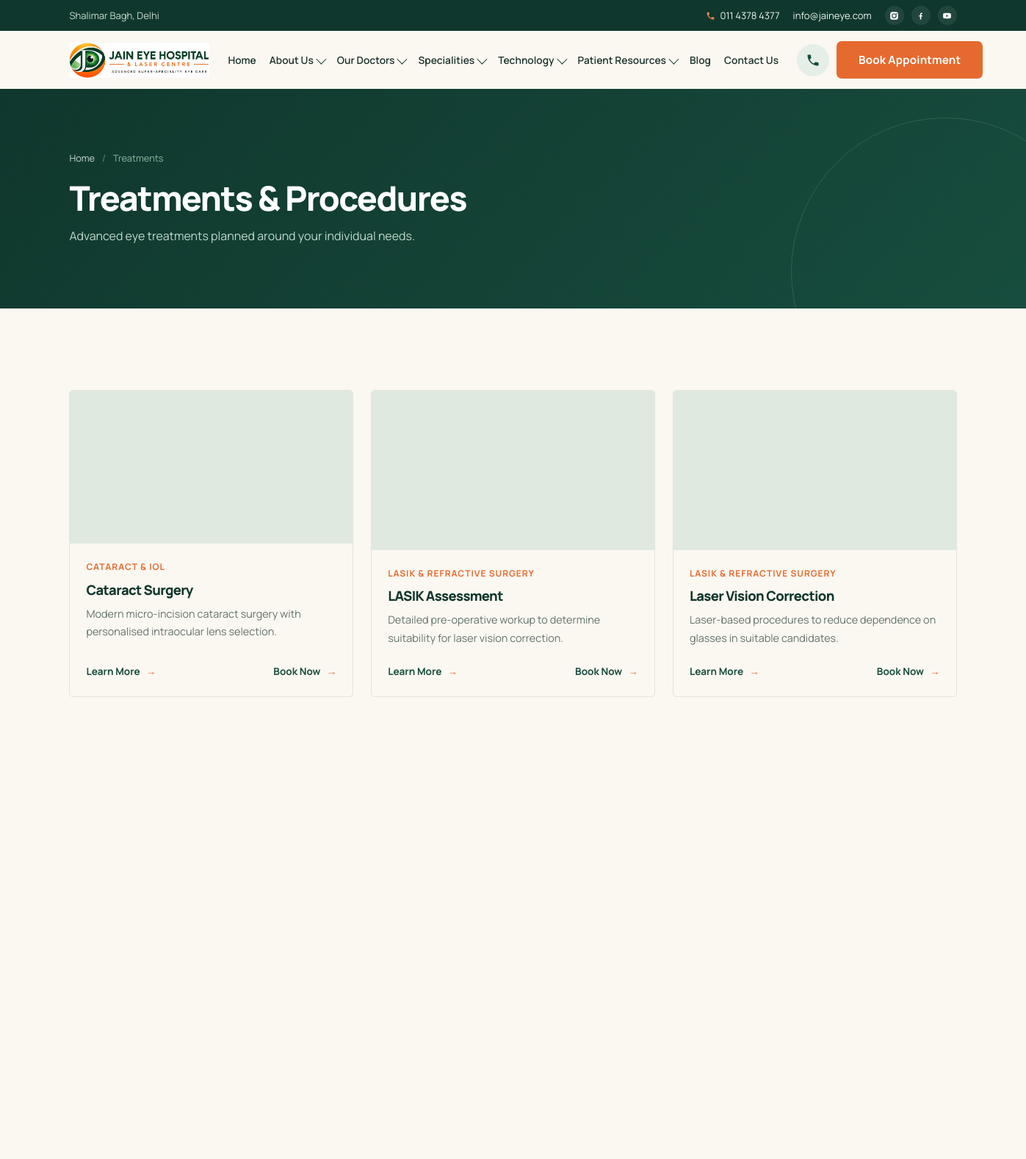
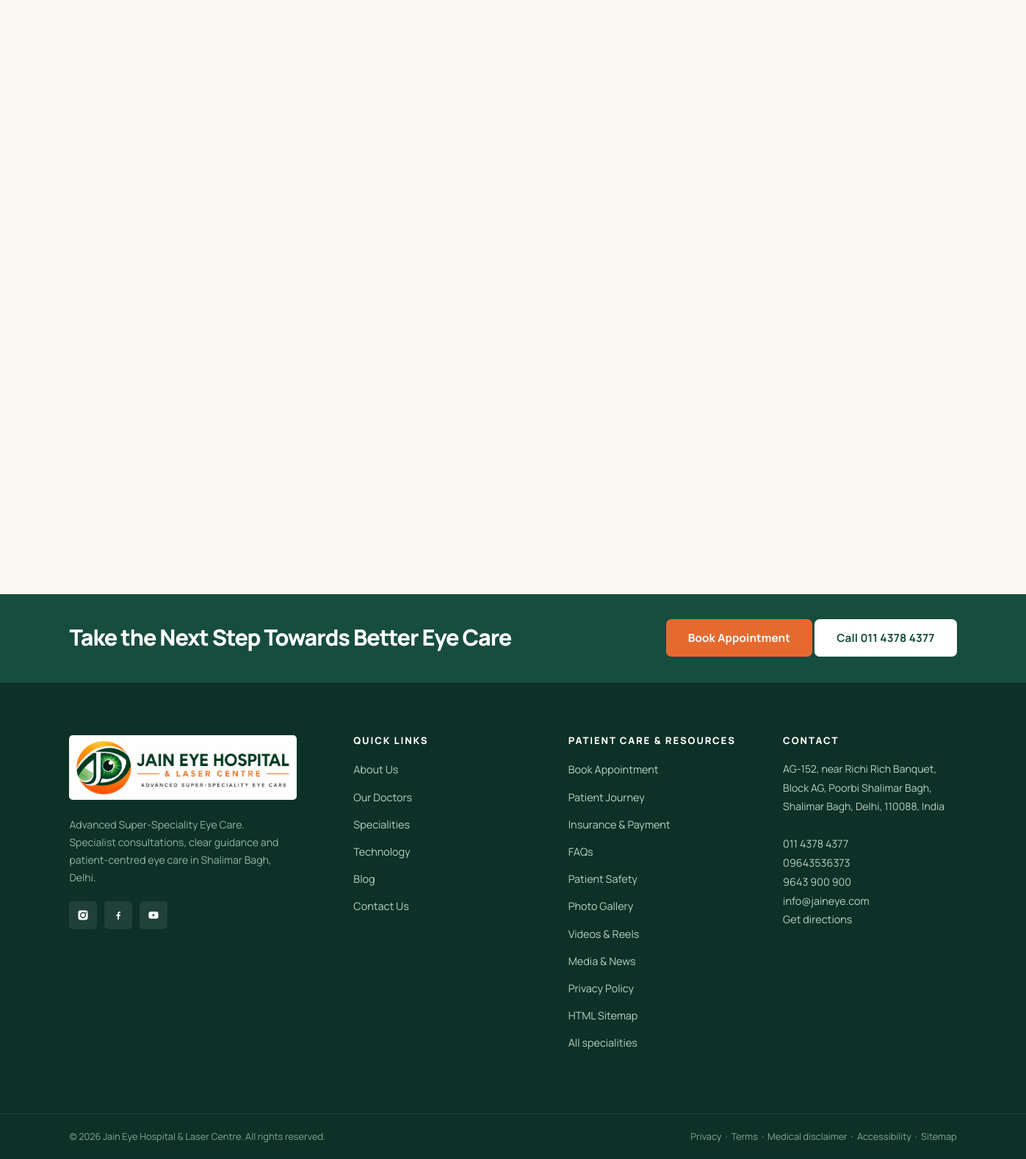
Screenshot of /treatments with the database file from the repository (2 pictures, top to bottom).
### tables this page shows
CREATE TABLE navigation_items (
  id INT UNSIGNED AUTO_INCREMENT PRIMARY KEY,
  parent_id INT UNSIGNED DEFAULT NULL,
  menu_location ENUM('header','footer') NOT NULL DEFAULT 'header',
  label VARCHAR(120) NOT NULL,
  url VARCHAR(255) NOT NULL,
  has_mega TINYINT(1) NOT NULL DEFAULT 0,
  position INT NOT NULL DEFAULT 0,
  is_active TINYINT(1) NOT NULL DEFAULT 1,
  INDEX idx_parent (parent_id)
);

CREATE TABLE treatments (
  id INT UNSIGNED AUTO_INCREMENT PRIMARY KEY,
  speciality_id INT UNSIGNED DEFAULT NULL,
  name VARCHAR(180) NOT NULL,
  slug VARCHAR(200) NOT NULL UNIQUE,
  short_description VARCHAR(400) DEFAULT NULL,
  overview MEDIUMTEXT DEFAULT NULL,
  procedure_text MEDIUMTEXT DEFAULT NULL,
  benefits MEDIUMTEXT DEFAULT NULL,
  recovery MEDIUMTEXT DEFAULT NULL,
  image VARCHAR(255) DEFAULT NULL,
  status ENUM('draft','published') NOT NULL DEFAULT 'published',
  position INT NOT NULL DEFAULT 0,
  created_at TIMESTAMP DEFAULT CURRENT_TIMESTAMP,
  updated_at TIMESTAMP DEFAULT CURRENT_TIMESTAMP ON UPDATE CURRENT_TIMESTAMP,
  CONSTRAINT fk_treat_spec FOREIGN KEY (speciality_id) REFERENCES specialities(id) ON DELETE SET NULL
);

CREATE TABLE specialities (
  id INT UNSIGNED AUTO_INCREMENT PRIMARY KEY,
  name VARCHAR(160) NOT NULL,
  slug VARCHAR(180) NOT NULL UNIQUE,
  category VARCHAR(120) DEFAULT NULL,
  short_description VARCHAR(400) DEFAULT NULL,
  overview MEDIUMTEXT DEFAULT NULL,
  symptoms MEDIUMTEXT DEFAULT NULL,
  conditions MEDIUMTEXT DEFAULT NULL,
  diagnostics MEDIUMTEXT DEFAULT NULL,
  treatments_text MEDIUMTEXT DEFAULT NULL,
  technology_text MEDIUMTEXT DEFAULT NULL,
  what_to_expect MEDIUMTEXT DEFAULT NULL,
  recovery MEDIUMTEXT DEFAULT NULL,
  image VARCHAR(255) DEFAULT NULL,
  icon VARCHAR(80) DEFAULT NULL,
  is_featured TINYINT(1) NOT NULL DEFAULT 0,
  status ENUM('draft','published') NOT NULL DEFAULT 'published',
  position INT NOT NULL DEFAULT 0,
  created_at TIMESTAMP DEFAULT CURRENT_TIMESTAMP,
  updated_at TIMESTAMP DEFAULT CURRENT_TIMESTAMP ON UPDATE CURRENT_TIMESTAMP,
  INDEX idx_status (status)
);

CREATE TABLE footer_links (
  id INT UNSIGNED AUTO_INCREMENT PRIMARY KEY,
  column_group VARCHAR(60) NOT NULL DEFAULT 'Quick Links',
  label VARCHAR(120) NOT NULL,
  url VARCHAR(255) NOT NULL,
  position INT NOT NULL DEFAULT 0,
  is_active TINYINT(1) NOT NULL DEFAULT 1
);

### includes/db.php (called while the page is built, shortened)
<?php
function db(): PDO
{
    static $pdo = null;
    if ($pdo instanceof PDO) {
        return $pdo;
    }
    $dsn = 'mysql:host=' . DB_HOST . ';dbname=' . DB_NAME . ';charset=' . DB_CHARSET;
    try {
        $pdo = new PDO($dsn, DB_USER, DB_PASS, [
            PDO::ATTR_ERRMODE            => PDO::ERRMODE_EXCEPTION,
            PDO::ATTR_DEFAULT_FETCH_MODE => PDO::FETCH_ASSOC,
            PDO::ATTR_EMULATE_PREPARES   => false,
        ]);
    } catch (PDOException $e) {
        error_log('DB connection failed: ' . $e->getMessage());
        http_response_code(503);
        exit('Service temporarily unavailable. Please try again later.');
    }
    return $pdo;
}
function db_all(string $sql, array $params = []): array
{
    $stmt = db()->prepare($sql);
    $stmt->execute($params);
    return $stmt->fetchAll();
}

### pages/treatments.php (the view, shortened to what this page needs)
<?php
$treatments = db_all("SELECT t.*, s.name AS spec_name, s.slug AS spec_slug FROM treatments t LEFT JOIN specialities s ON s.id=t.speciality_id WHERE t.status='published' ORDER BY t.position");
require __DIR__ . '/../includes/header.php';
?>
<section class="page-hero">
  <div class="container">
    <nav class="breadcrumb" aria-label="Breadcrumb"><a href="<?= url('/') ?>">Home</a><span class="sep">/</span><span>Treatments</span></nav>
    <h1>Treatments &amp; Procedures</h1>
    <p>Advanced eye treatments planned around your individual needs.</p>
  </div>
</section>
<section class="section">
  <div class="container">
    <div class="cards">
      <?php foreach ($treatments as $t): ?>
      <article class="service-card reveal">
        <div class="service-card__img<?= $t['slug'] === 'cataract-surgery' ? ' service-card__img--wide' : '' ?>"><?= image_or_placeholder($t['image'], '', $t['name']) ?></div>
        <div class="service-card__body">
          <?php if ($t['spec_name']): ?><span style="font-size:.75rem;font-weight:700;color:var(--orange);text-transform:uppercase;letter-spacing:.08em"><?= e($t['spec_name']) ?></span><?php endif; ?>
          <h3><?= e($t['name']) ?></h3>
          <p><?= e($t['short_description']) ?></p>
          <div class="service-card__actions">
            <a class="link-arrow" href="<?= url('treatments/' . $t['slug']) ?>">Learn More</a>
            <a class="link-arrow" href="<?= url('book-appointment') ?>">Book Now</a>
          </div>
        </div>
      </article>
      <?php endforeach; ?>
    </div>
  </div>
</section>
<?php require __DIR__ . '/../includes/footer.php'; ?>

### includes/header.php (shortened to what this page needs)
<?php
$nav = nav_tree();
?>
<!DOCTYPE html>
<html lang="en">
<head>
<link rel="stylesheet" href="<?= e(asset('css/style.css') . '?v=' . filemtime(__DIR__ . '/../assets/css/style.css')) ?>">
</head>
<body>
<div class="utility-bar">
  <div class="container">
    <span class="utility-bar__left"><?= e(SITE_AREA) ?></span>
    <div class="utility-bar__right">
      <a href="tel:+911143784377">
        <svg class="icon" viewBox="0 0 24 24"><path d="M6.6 10.8c1.4 2.8 3.8 5.2 6.6 6.6l2.2-2.2c.3-.3.7-.4 1-.2 1.2.4 2.4.6 3.7.6.6 0 1 .4 1 1V20c0 .6-.4 1-1 1C10.6 21 3 13.4 3 4c0-.6.4-1 1-1h3.5c.6 0 1 .4 1 1 0 1.3.2 2.5.6 3.7.1.3 0 .7-.2 1l-2.3 2.1z"/></svg>
        <?= e(SITE_PHONE_1) ?></a>
      <a href="mailto:<?= e(SITE_EMAIL) ?>"><?= e(SITE_EMAIL) ?></a>
      <span class="utility-bar__social">
        <a href="<?= e(SITE_INSTAGRAM) ?>" target="_blank" rel="noopener" aria-label="Instagram"></a>
        <a href="<?= e(SITE_FACEBOOK) ?>" target="_blank" rel="noopener" aria-label="Facebook"><svg viewBox="0 0 24 24"><path d="M13.5 21v-7h2.4l.4-3h-2.8V9.1c0-.9.3-1.5 1.6-1.5h1.3V4.9c-.3 0-1.1-.1-2.1-.1-2.1 0-3.6 1.3-3.6 3.7V11H8.2v3h2.5v7h2.8z"/></svg></a>
        <a href="<?= e(SITE_YOUTUBE) ?>" target="_blank" rel="noopener" aria-label="YouTube"><svg viewBox="0 0 24 24"><path d="M21.6 7.2a2.5 2.5 0 0 0-1.8-1.8C18.2 5 12 5 12 5s-6.2 0-7.8.4A2.5 2.5 0 0 0 2.4 7.2 26 26 0 0 0 2 12a26 26 0 0 0 .4 4.8 2.5 2.5 0 0 0 1.8 1.8c1.6.4 7.8.4 7.8.4s6.2 0 7.8-.4a2.5 2.5 0 0 0 1.8-1.8A26 26 0 0 0 22 12a26 26 0 0 0-.4-4.8zM10 15V9l5.2 3L10 15z"/></svg></a>
      </span>
    </div>
  </div>
</div>
<header class="site-header">
  <div class="container">
    <nav class="nav" aria-label="Main navigation">
      <a class="nav__logo" href="<?= url('/') ?>" aria-label="<?= e(SITE_NAME) ?> - Home">
        <img src="<?= asset('img/logo-official.webp') ?>" alt="<?= e(SITE_NAME) ?> — <?= e(SITE_TAGLINE) ?>" width="256" height="64">
      </a>
      <ul class="nav__menu">
        <?php foreach ($nav['top'] as $item):
          $children = $nav['children'][$item['id']] ?? [];
          $mega = $item['mega'] ?? [];
          $hasSub = $children || $mega;
        ?>
        <li class="nav__item<?= $hasSub ? ' nav__item--has-sub' : '' ?>">
          <a class="nav__link" href="<?= url(ltrim($item['url'], '/')) ?>"
             <?php if ($hasSub): ?>aria-haspopup="true" aria-expanded="false"<?php endif; ?>>
            <?= e($item['label']) ?><?php if ($hasSub): ?><span class="caret" aria-hidden="true"></span><?php endif; ?>
          </a>
        </li>
        <?php endforeach; ?>
      </ul>
      <div class="nav__cta">
        <a class="nav__call" href="tel:+911143784377" aria-label="Call <?= e(SITE_PHONE_1) ?>">
          <svg viewBox="0 0 24 24"><path d="M6.6 10.8c1.4 2.8 3.8 5.2 6.6 6.6l2.2-2.2c.3-.3.7-.4 1-.2 1.2.4 2.4.6 3.7.6.6 0 1 .4 1 1V20c0 .6-.4 1-1 1C10.6 21 3 13.4 3 4c0-.6.4-1 1-1h3.5c.6 0 1 .4 1 1 0 1.3.2 2.5.6 3.7.1.3 0 .7-.2 1l-2.3 2.1z"/></svg>
        </a>
        <a class="btn btn--primary" href="<?= url('book-appointment') ?>">Book Appointment</a>
      </div>
    </nav>
  </div>
</header>
<main id="main">

### includes/functions.php (shortened to what this page needs)
<?php
function e(?string $value): string
{
    return htmlspecialchars((string)$value, ENT_QUOTES, 'UTF-8');
}
function url(string $path = ''): string
{
    $scriptDir = str_replace('\\', '/', dirname($_SERVER['SCRIPT_NAME'] ?? '/'));
    $base = rtrim($scriptDir, '/');
    return $base . '/' . ltrim($path, '/');
}
function asset(string $path): string
{
    return url('assets/' . ltrim($path, '/'));
}
function setting(string $key, string $default = ''): string
{
    static $settings = null;
    if ($settings === null) {
        $settings = [];
        foreach (db_all("SELECT setting_key, setting_value FROM site_settings") as $row) {
            $settings[$row['setting_key']] = $row['setting_value'];
        }
    }
    return $settings[$key] ?? $default;
}
function image_or_placeholder(?string $path, string $class = '', string $alt = '', bool $lazy = true): string
{
    $path = trim((string)$path);
    $src = str_starts_with($path, 'assets/') ? url($path) : uploads_url($path);
    $loading = $lazy ? ' loading="lazy" decoding="async"' : ' fetchpriority="high"';
    return '<img src="' . e($src) . '" alt="' . e($alt) . '"' . ($class ? ' class="' . e($class) . '"' : '') . $loading . '>';
}
function nav_tree(): array
{
    $items = db_all(
        "SELECT * FROM navigation_items
         WHERE is_active = 1 AND menu_location = 'header'
         ORDER BY parent_id, position"
    );
    $tree = ['top' => [], 'children' => []];
    foreach ($items as $item) {
        if ($item['parent_id']) {
            $tree['children'][$item['parent_id']][] = $item;
        } else {
            $tree['top'][] = $item;
        }
    }
    foreach ($tree['top'] as &$top) {
        if ((int)$top['has_mega'] === 1) {
            $cols = db_all(
                "SELECT * FROM mega_menu_columns WHERE nav_item_id = ? AND is_active = 1 ORDER BY position",
                [$top['id']]
            );
        }
    }
    return $tree;
}
function footer_columns(): array
{
    $rows = db_all("SELECT * FROM footer_links WHERE is_active = 1 ORDER BY column_group, position");
    $cols = [];
    foreach ($rows as $row) {
        $cols[$row['column_group']][] = $row;
    }
    return $cols;
}

### includes/footer.php (shortened to what this page needs)
<?php
$footer_cols = footer_columns();
$quick_links = $footer_cols['Quick Links'] ?? [];
$patient_resource_links = array_merge($footer_cols['Patient Care'] ?? [], $footer_cols['Resources'] ?? []);
?>
</main>
<footer class="site-footer">
  <div class="footer-cta">
    <div class="container">
      <h2><?= e(setting('final_headline', 'Take the Next Step Towards Better Eye Care')) ?></h2>
      <div class="btn-row">
        <a class="btn btn--primary" href="<?= url('book-appointment') ?>">Book Appointment</a>
        <a class="btn btn--light" href="tel:+911143784377">Call <?= e(SITE_PHONE_1) ?></a>
      </div>
    </div>
  </div>
  <div class="footer-main">
    <div class="container footer-grid">
      <div class="footer-brand">
        <a class="footer-brand__logo" href="<?= url('/') ?>" aria-label="<?= e(SITE_NAME) ?> home">
          <img src="<?= asset('img/logo-official.webp') ?>" alt="<?= e(SITE_NAME) ?> — <?= e(SITE_TAGLINE) ?>">
        </a>
        <p><?= e(SITE_TAGLINE) ?>. Specialist consultations, clear guidance and patient-centred eye care in <?= e(SITE_AREA) ?>.</p>
        <div class="footer-social">
          <a href="<?= e(SITE_INSTAGRAM) ?>" target="_blank" rel="noopener" aria-label="Instagram"></a>
          <a href="<?= e(SITE_FACEBOOK) ?>" target="_blank" rel="noopener" aria-label="Facebook"><svg viewBox="0 0 24 24"><path d="M13.5 21v-7h2.4l.4-3h-2.8V9.1c0-.9.3-1.5 1.6-1.5h1.3V4.9c-.3 0-1.1-.1-2.1-.1-2.1 0-3.6 1.3-3.6 3.7V11H8.2v3h2.5v7h2.8z"/></svg></a>
          <a href="<?= e(SITE_YOUTUBE) ?>" target="_blank" rel="noopener" aria-label="YouTube"><svg viewBox="0 0 24 24"><path d="M21.6 7.2a2.5 2.5 0 0 0-1.8-1.8C18.2 5 12 5 12 5s-6.2 0-7.8.4A2.5 2.5 0 0 0 2.4 7.2 26 26 0 0 0 2 12a26 26 0 0 0 .4 4.8 2.5 2.5 0 0 0 1.8 1.8c1.6.4 7.8.4 7.8.4s6.2 0 7.8-.4a2.5 2.5 0 0 0 1.8-1.8A26 26 0 0 0 22 12a26 26 0 0 0-.4-4.8zM10 15V9l5.2 3L10 15z"/></svg></a>
        </div>
      </div>
      <div class="footer-col">
        <h4>Quick Links</h4>
        <ul>
          <?php foreach ($quick_links as $link): ?>
          <li><a href="<?= url(ltrim($link['url'], '/')) ?>"><?= e($link['label']) ?></a></li>
          <?php endforeach; ?>
        </ul>
      </div>
      <div class="footer-col">
        <h4>Patient Care &amp; Resources</h4>
        <ul>
          <?php foreach ($patient_resource_links as $link): ?>
          <li><a href="<?= url(ltrim($link['url'], '/')) ?>"><?= e($link['label']) ?></a></li>
          <?php endforeach; ?>
          <li><a href="<?= url('specialities') ?>">All specialities</a></li>
        </ul>
      </div>
      <div class="footer-col">
        <h4>Contact</h4>
        <address>
          <?= e(SITE_ADDRESS) ?><br><br>
          <a href="tel:+911143784377"><?= e(SITE_PHONE_1) ?></a><br>
          <a href="tel:+919643536373"><?= e(SITE_PHONE_2) ?></a><br>
          <a href="tel:+919643900900"><?= e(SITE_PHONE_3) ?></a><br>
          <a href="mailto:<?= e(SITE_EMAIL) ?>"><?= e(SITE_EMAIL) ?></a>
          <p><a href="<?= e(SITE_MAPS_URL) ?>" target="_blank" rel="noopener">Get directions</a></p>
        </address>
      </div>
    </div>
  </div>
  <div class="footer-bottom">
    <div class="container">
      <span>&copy; <?= date('Y') ?> <?= e(SITE_NAME) ?>. All rights reserved.</span>
      <span>
        <a href="<?= url('privacy-policy') ?>" style="color:#7FA894">Privacy</a> &nbsp;·&nbsp;
        <a href="<?= url('terms-and-conditions') ?>" style="color:#7FA894">Terms</a> &nbsp;·&nbsp;
        <a href="<?= url('medical-disclaimer') ?>" style="color:#7FA894">Medical disclaimer</a> &nbsp;·&nbsp;
        <a href="<?= url('accessibility') ?>" style="color:#7FA894">Accessibility</a> &nbsp;·&nbsp;
        <a href="<?= url('sitemap') ?>" style="color:#7FA894">Sitemap</a>
      </span>
    </div>
  </div>
</footer>
</body>
</html>

### rows the page displays
navigation_items: label "Home"
navigation_items: label "About Us"
navigation_items: label "Our Doctors"
navigation_items: label "Specialities"
navigation_items: label "Technology"
navigation_items: label "Patient Resources"
navigation_items: label "Blog"
navigation_items: label "Contact Us"
treatments: image (picture), speciality.name "CATARACT & IOL", name "Cataract Surgery", short_description "Modern micro-incision cataract surgery with personalised intraocular lens selection."
treatments: image (picture), speciality.name "LASIK & REFRACTIVE SURGERY", name "LASIK Assessment", short_description "Detailed pre-operative workup to determine suitability for laser vision correction."
treatments: image (picture), speciality.name "LASIK & REFRACTIVE SURGERY", name "Laser Vision Correction", short_description "Laser-based procedures to reduce dependence on glasses in suitable candidates."
footer_links: label "About Us"
footer_links: label "Our Doctors"
footer_links: label "Specialities"
footer_links: label "Technology"
footer_links: label "Blog"
footer_links: label "Contact Us"
footer_links: label "Book Appointment"
footer_links: label "Patient Journey"
footer_links: label "Insurance & Payment"
footer_links: label "FAQs"
footer_links: label "Patient Safety"
footer_links: label "Photo Gallery"
footer_links: label "Videos & Reels"
footer_links: label "Media & News"
footer_links: label "Privacy Policy"
footer_links: label "HTML Sitemap"

### other values shown
SITE_AREA "Shalimar Bagh, Delhi"
SITE_PHONE_1 "011 4378 4377"
SITE_EMAIL "info@jaineye.com"
SITE_TAGLINE "Advanced Super-Speciality Eye Care"
SITE_ADDRESS "AG-152, near Richi Rich Banquet, Block AG, Poorbi Shalimar Bagh, Shalimar Bagh, Delhi, 110088, India"
SITE_PHONE_2 "09643536373"
SITE_PHONE_3 "9643 900 900"
SITE_NAME "Jain Eye Hospital & Laser Centre"
